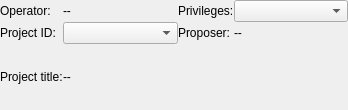
<?xml version="1.0" encoding="UTF-8"?>
<ui version="4.0">
 <class>DockWidget</class>
 <widget class="QDockWidget" name="DockWidget">
  <property name="geometry">
   <rect>
    <x>0</x>
    <y>0</y>
    <width>348</width>
    <height>110</height>
   </rect>
  </property>
  <property name="sizePolicy">
   <sizepolicy hsizetype="Minimum" vsizetype="Minimum">
    <horstretch>0</horstretch>
    <verstretch>0</verstretch>
   </sizepolicy>
  </property>
  <property name="features">
   <set>QDockWidget::DockWidgetClosable</set>
  </property>
  <property name="allowedAreas">
   <set>Qt::TopDockWidgetArea</set>
  </property>
  <property name="windowTitle">
   <string>Accounting:</string>
  </property>
  <widget class="QWidget" name="dockWidgetContents">
   <layout class="QGridLayout" name="gridLayout">
    <property name="sizeConstraint">
     <enum>QLayout::SetMinAndMaxSize</enum>
    </property>
    <property name="leftMargin">
     <number>0</number>
    </property>
    <property name="topMargin">
     <number>0</number>
    </property>
    <property name="rightMargin">
     <number>0</number>
    </property>
    <property name="bottomMargin">
     <number>0</number>
    </property>
    <property name="spacing">
     <number>0</number>
    </property>
    <item row="1" column="0">
     <widget class="QLabel" name="label_2">
      <property name="text">
       <string>Project ID:</string>
      </property>
     </widget>
    </item>
    <item row="0" column="1">
     <widget class="QLabel" name="operatorNameLabel">
      <property name="text">
       <string>--</string>
      </property>
     </widget>
    </item>
    <item row="0" column="0">
     <widget class="QLabel" name="label">
      <property name="text">
       <string>Operator:</string>
      </property>
     </widget>
    </item>
    <item row="0" column="3">
     <widget class="QComboBox" name="privilegesComboBox">
      <property name="sizePolicy">
       <sizepolicy hsizetype="MinimumExpanding" vsizetype="Fixed">
        <horstretch>0</horstretch>
        <verstretch>0</verstretch>
       </sizepolicy>
      </property>
     </widget>
    </item>
    <item row="1" column="2">
     <widget class="QLabel" name="label_4">
      <property name="text">
       <string>Proposer:</string>
      </property>
     </widget>
    </item>
    <item row="0" column="2">
     <widget class="QLabel" name="label_3">
      <property name="text">
       <string>Privileges:</string>
      </property>
     </widget>
    </item>
    <item row="1" column="1">
     <widget class="QComboBox" name="projectIDComboBox">
      <property name="sizePolicy">
       <sizepolicy hsizetype="MinimumExpanding" vsizetype="Fixed">
        <horstretch>0</horstretch>
        <verstretch>0</verstretch>
       </sizepolicy>
      </property>
     </widget>
    </item>
    <item row="2" column="0">
     <widget class="QLabel" name="label_5">
      <property name="text">
       <string>Project title:</string>
      </property>
     </widget>
    </item>
    <item row="1" column="3">
     <widget class="QLabel" name="proposerNameLabel">
      <property name="text">
       <string>--</string>
      </property>
     </widget>
    </item>
    <item row="2" column="1" colspan="3">
     <widget class="QLabel" name="projectTitleLabel">
      <property name="text">
       <string>--</string>
      </property>
     </widget>
    </item>
   </layout>
  </widget>
 </widget>
 <resources/>
 <connections/>
</ui>
